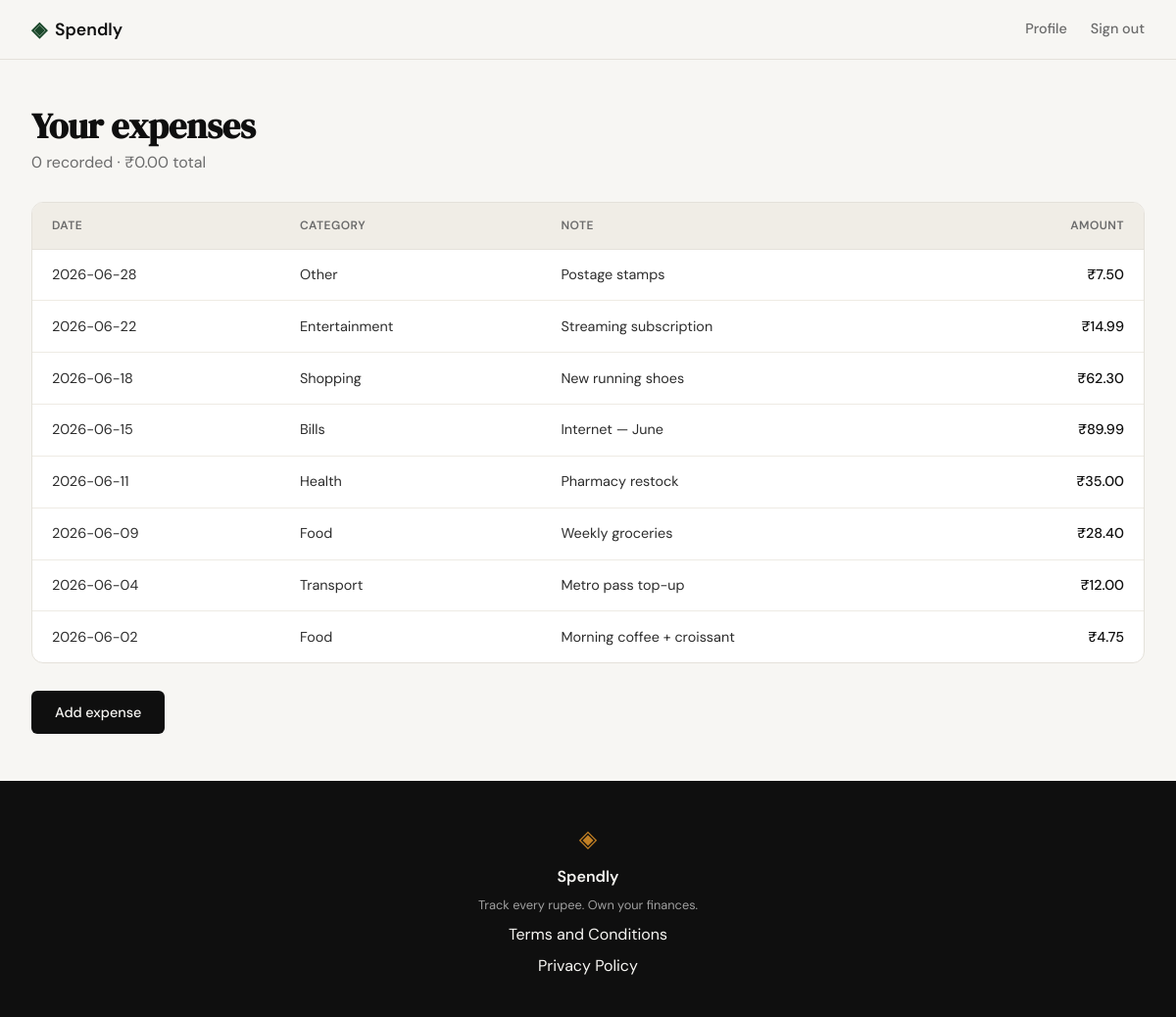
/expenses (signed in), run on the app's committed database.
### tables this page shows
CREATE TABLE expenses (
            id          INTEGER PRIMARY KEY AUTOINCREMENT,
            user_id     INTEGER NOT NULL,
            amount      REAL    NOT NULL,
            category    TEXT    NOT NULL,
            date        TEXT    NOT NULL,
            description TEXT,
            created_at  TEXT    DEFAULT (datetime('now')),
            FOREIGN KEY (user_id) REFERENCES users (id) ON DELETE CASCADE
        );

### app.py (the view)
@app.route("/expenses")
def expenses():
    if session.get("user_id") is None:
        return redirect(url_for("login"))
    user_id = session["user_id"]
    rows = list_expenses_for_user(user_id)
    summary = get_expense_summary(user_id)
    return render_template("expenses.html", expenses=rows, summary=summary)

### database/db.py (called while the page is built)
def get_db() -> sqlite3.Connection:
    if "db" not in g:
        conn = sqlite3.connect(
            current_app.config["DATABASE"],
            detect_types=sqlite3.PARSE_DECLTYPES,
        )
        conn.row_factory = sqlite3.Row
        conn.execute("PRAGMA foreign_keys = ON")
        g.db = conn
    return g.db

def list_expenses_for_user(user_id: int, limit: int = 50) -> list[sqlite3.Row]:
    db = get_db()
    rows = db.execute(
        "SELECT id, amount, category, date, description "
        "FROM expenses WHERE user_id = ? "
        "ORDER BY date DESC, id DESC LIMIT ?",
        (user_id, limit),
    ).fetchall()
    return list(rows)

### templates/expenses.html (shortened to what this page needs)
{% extends "base.html" %}
{% block content %}
<section class="profile-section">
    <div class="profile-container">
        <header class="profile-header">
            <h1 class="profile-title">Your expenses</h1>
            <p class="profile-subtitle">
                {{ summary["count"] }} recorded ·
                ₹{{ "%.2f"|format(summary["total"]) }} total
            </p>
        </header>
        {% if expenses %}
            <div class="profile-card expenses-card">
                <table class="expenses-table">
                    <thead>
                        <tr>
                            <th class="expenses-th">Date</th>
                            <th class="expenses-th">Category</th>
                            <th class="expenses-th">Note</th>
                            <th class="expenses-th expenses-th-amount">Amount</th>
                        </tr>
                    </thead>
                    <tbody>
                        {% for row in expenses %}
                            <tr class="expense-row">
                                <td class="expense-td">{{ row["date"] }}</td>
                                <td class="expense-td">{{ row["category"] }}</td>
                                <td class="expense-td">
                                    {{ row["description"] if row["description"] else "—" }}
                                </td>
                                <td class="expense-td expense-td-amount">
                                    ₹{{ "%.2f"|format(row["amount"]) }}
                                </td>
                            </tr>
                        {% endfor %}
                    </tbody>
                </table>
            </div>
            <div class="profile-actions">
                <a href="{{ url_for('add_expense') }}" class="btn-primary">Add expense</a>
            </div>
        {% else %}
            <div class="profile-card expense-empty">
                <p class="expense-empty-text">You haven't logged any expenses yet.</p>
                <a href="{{ url_for('add_expense') }}" class="btn-primary">Add expense</a>
            </div>
        {% endif %}
    </div>
</section>
{% endblock %}

### static/css/style.css (style rules this page uses)
:root { --ink: #0f0f0f; --ink-soft: #2d2d2d; --ink-muted: #6b6b6b; --ink-faint: #a0a0a0; --paper: #f7f6f3; --paper-warm: #f0ede6; --paper-card: #ffffff; --accent: #1a472a; --accent-light: #e8f0eb; --accent-2: #c17f24; --accent-2-light: #fdf3e3; --danger: #c0392b; --danger-light: #fdecea; --border: #e4e1da; --border-soft: #eeebe4; --font-display: 'DM Serif Display', Georgia, serif; --font-body: 'DM Sans', system-ui, sans-serif; --max-width: 1200px; --auth-width: 440px; --radius-sm: 6px; --radius-md: 12px; --radius-lg: 20px; }
*, *::before, *::after { box-sizing: border-box; margin: 0; padding: 0; }
html { font-size: 16px; scroll-behavior: smooth; }
body { background: var(--paper); color: var(--ink); font-family: var(--font-body); font-size: 1rem; line-height: 1.6; -webkit-font-smoothing: antialiased; }
a { color: inherit; text-decoration: none; }
.btn-primary { display: inline-block; background: var(--ink); color: var(--paper); padding: 0.65rem 1.5rem; border-radius: var(--radius-sm); font-family: var(--font-body); font-size: 0.9rem; font-weight: 500; cursor: pointer; border: none; transition: background 0.2s; text-decoration: none; }
.profile-section { background: var(--paper); padding: 3rem 2rem; }
.profile-container { max-width: var(--max-width); margin: 0 auto; display: flex; flex-direction: column; gap: 1.75rem; }
.profile-header { display: flex; flex-direction: column; gap: 0.25rem; }
.profile-title { font-family: var(--font-display); font-size: 2.25rem; color: var(--ink); line-height: 1.1; }
.profile-subtitle { color: var(--ink-muted); }
.profile-card { background: var(--paper-card); border: 1px solid var(--border); border-radius: var(--radius-md); padding: 1.25rem 1.5rem; display: flex; flex-direction: column; gap: 0.75rem; }
.profile-actions { display: flex; gap: 0.75rem; align-items: center; flex-wrap: wrap; }
.expenses-card { padding: 0; overflow-x: auto; }
.expenses-table { width: 100%; border-collapse: collapse; font-size: 0.9rem; }
.expenses-th { text-align: left; font-size: 0.75rem; font-weight: 600; color: var(--ink-muted); text-transform: uppercase; letter-spacing: 0.04em; padding: 0.85rem 1.25rem; border-bottom: 1px solid var(--border); background: var(--paper-warm); }
.expenses-th-amount { text-align: right; }
.expense-row { transition: background 0.15s; }
.expense-td { padding: 0.9rem 1.25rem; border-bottom: 1px solid var(--border-soft); color: var(--ink-soft); }
.expense-td-amount { text-align: right; font-variant-numeric: tabular-nums; font-weight: 500; color: var(--ink); }
.expense-row:last-child .expense-td { border-bottom: none; }

### data on the page
expenses: date "2026-06-28", category "Other", description "Postage stamps", amount "7.50"
expenses: date "2026-06-22", category "Entertainment", description "Streaming subscription", amount "14.99"
expenses: date "2026-06-18", category "Shopping", description "New running shoes", amount "62.30"
expenses: date "2026-06-15", category "Bills", description "Internet — June", amount "89.99"
expenses: date "2026-06-11", category "Health", description "Pharmacy restock", amount "35.00"
expenses: date "2026-06-09", category "Food", description "Weekly groceries", amount "28.40"
expenses: date "2026-06-04", category "Transport", description "Metro pass top-up", amount "12.00"
expenses: date "2026-06-02", category "Food", description "Morning coffee + croissant", amount "4.75"

### other printed values
{{ summary["count"] }} "0"
{{ "%.2f"|format(summary["total"]) }} "0.00"
